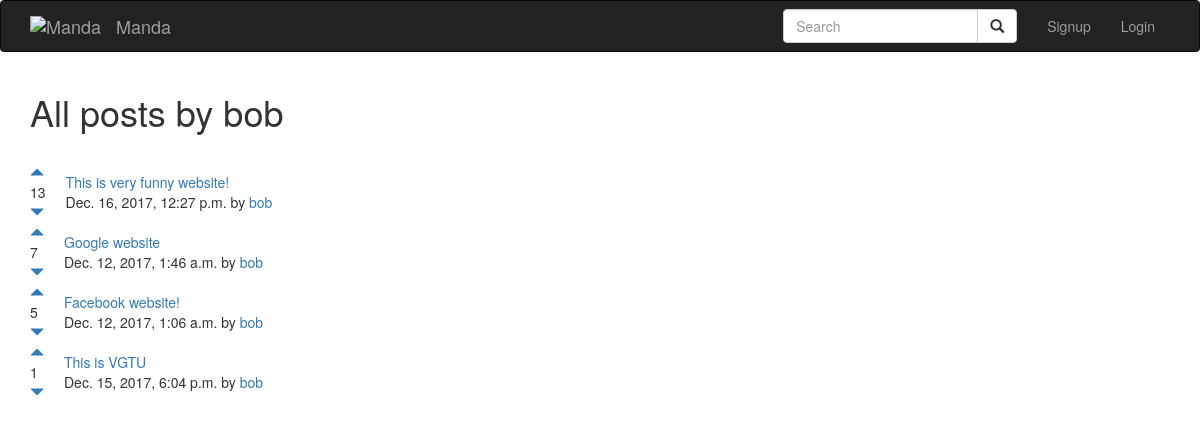
The app's page /posts/user/6 with its own data.
### posts/models.py (models this page shows)
class Post(models.Model):
	title = models.CharField(max_length = 200)
	url = models.TextField()
	pub_date = models.DateTimeField()
	author = models.ForeignKey(User, on_delete=models.CASCADE)
	votes_total = models.IntegerField(default = 1)

### posts/views.py (the view)
# urls.py: url(r'^user/(?P<pk>[0-9]+)', views.userposts, name='userposts'),
def userposts(request, pk):
	posts = Post.objects.filter(author__id=pk).order_by('-votes_total', '-pub_date')
	author = User.objects.get(pk=pk)
	return render(request, 'posts/userposts.html', {'posts':posts, 'author':author})

### posts/templates/posts/userposts.html (shortened to what this page needs)
{% extends 'base.html' %}
{% block content %}
<h1> All posts by {{ author.username }}</h1>
<br />
{% for post in posts.all %}
<table>
	<tr>
		<td style="padding-right: 20px;"> <a href="#" onClick="document.getElementById('upvote{{ post.id }}').submit()"><span class="glyphicon glyphicon-triangle-top"></span> </a> <br /> {{post.votes_total}} <br /> <a href="#" onClick="document.getElementById('downvote{{ post.id }}').submit()"> <span class="glyphicon glyphicon-triangle-bottom"></span> </td>
		<td> <a href="{{post.url}}">{{post.title}}</a> <br /> {{ post.pub_date }} by <a href="{% url 'posts:userposts' post.author.id %}">{{ post.author.username }}</a><br /></td>
	</tr>
</table>
{% endfor %}
{% endblock %}

### records on screen
Post: votes_total "13", title "This is very funny website!", pub_date "Dec. 16, 2017, 12:27 p.m.", author.username "bob"
Post: votes_total "7", title "Google website", pub_date "Dec. 12, 2017, 1:46 a.m.", author.username "bob"
Post: votes_total "5", title "Facebook website!", pub_date "Dec. 12, 2017, 1:06 a.m.", author.username "bob"
Post: votes_total "1", title "This is VGTU", pub_date "Dec. 15, 2017, 6:04 p.m.", author.username "bob"

### other values on screen
{{ author.username }} "bob"
